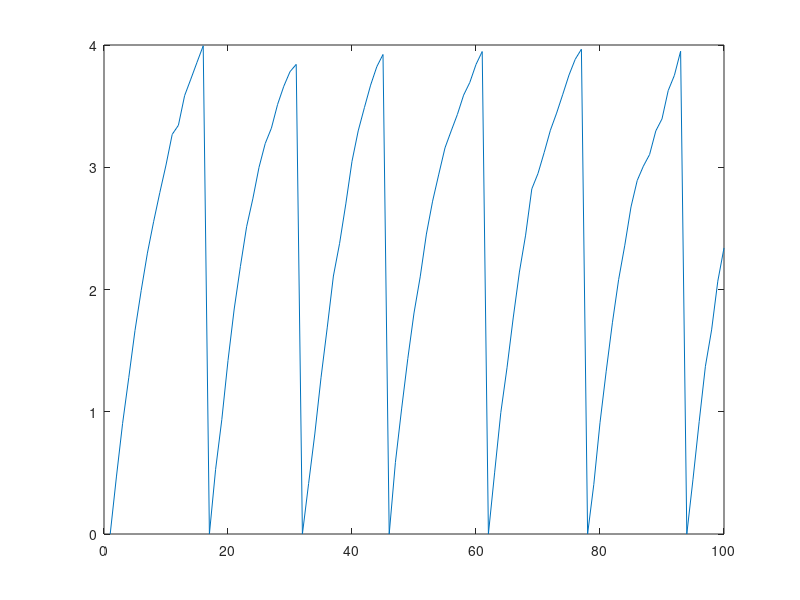

Here is the MATLAB script that generated this plot:
nstep = 100; % Number of timesteps to integrate over
Inoise = 0.1;
I0 = 1+Inoise*randn(1,nstep); % Input current in nA
dt = 1; % time step in ms
tau = 10; % membrane time constant in ms
theta = 4; % threshold in mV
v = zeros(1,nstep);
Rin = 5; % Input resistance in MOhm
tspike = [];
t = (1:nstep)*dt;
for n=2:nstep
v(n) = v(n-1) + dt*(- v(n-1)/tau + Rin*I0(n)/tau);
if (v(n) > theta)
v(n) = 0;
tspike = [ tspike t(n) ];
end
end
plot(t,v)